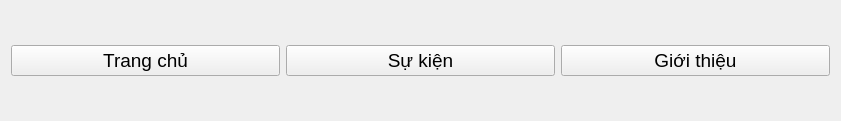
   <widget class="QWidget" name="horizontalLayoutWidget">
    <property name="geometry">
     <rect>
      <x>30</x>
      <y>100</y>
      <width>841</width>
      <height>121</height>
     </rect>
    </property>
    <layout class="QHBoxLayout" name="horizontalLayout">
     <item>
      <widget class="QPushButton" name="btntt">
       <property name="font">
        <font>
         <pointsize>14</pointsize>
        </font>
       </property>
       <property name="styleSheet">
        <string notr="true">widget.setMinimumSize(100, 30)  
widget.setMaximumSize(200, 50)  
</string>
       </property>
       <property name="text">
        <string>Trang chủ</string>
       </property>
      </widget>
     </item>
     <item>
      <widget class="QPushButton" name="btnsk">
       <property name="font">
        <font>
         <pointsize>14</pointsize>
        </font>
       </property>
       <property name="styleSheet">
        <string notr="true">widget.setMinimumSize(100, 30)  
widget.setMaximumSize(200, 50)  
</string>
       </property>
       <property name="text">
        <string>Sự kiện</string>
       </property>
      </widget>
     </item>
     <item>
      <widget class="QPushButton" name="btngt">
       <property name="font">
        <font>
         <pointsize>14</pointsize>
        </font>
       </property>
       <property name="styleSheet">
        <string notr="true">widget.setMinimumSize(100, 30)  
widget.setMaximumSize(200, 50)  
</string>
       </property>
       <property name="text">
        <string>Giới thiệu</string>
       </property>
      </widget>
     </item>
    </layout>
   </widget>
